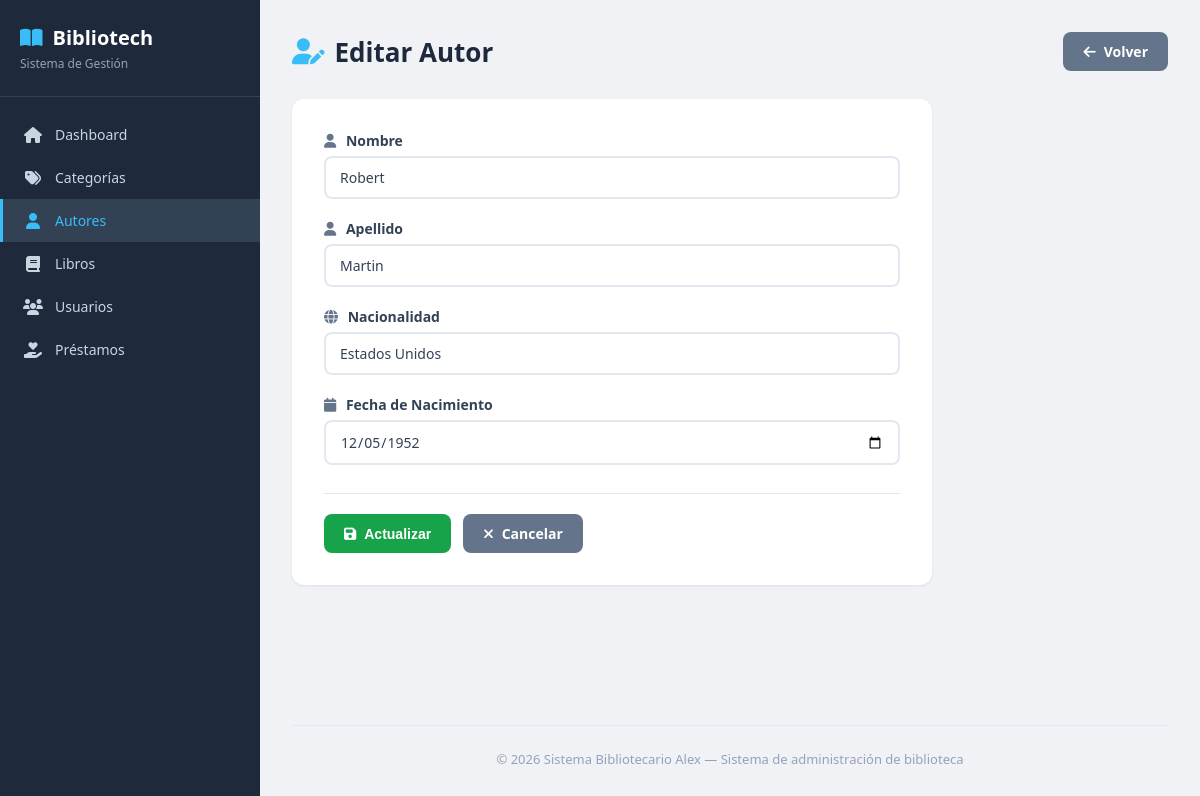
/autores/edit.php?id=1, run on the app's committed database.
### tables this page shows
CREATE TABLE autores (
    id INT AUTO_INCREMENT PRIMARY KEY,
    nombre VARCHAR(100) NOT NULL,
    apellido VARCHAR(100) NOT NULL,
    nacionalidad VARCHAR(100),
    fecha_nacimiento DATE
);

### autores/edit.php (the view, shortened to what this page needs)
<?php
    require_once "../config/connection.php";
    $id = intval($_GET["id"] ?? 0);
    if ($id > 0) {
        $stmt = $conn->prepare("SELECT id, nombre, apellido, nacionalidad, fecha_nacimiento FROM autores WHERE id = ?");
        $stmt->bind_param("i", $id);
        $stmt->execute();
        $resultado = $stmt->get_result();
        $autor = $resultado->fetch_assoc();
    } else {
        header("Location: index.php?error=" . urlencode("ID inválido"));
        exit;
    }
?>
<?php include_once "../includes/header.php"; ?>
<div class="page-header">
    <h1><i class="fas fa-user-edit"></i> Editar Autor</h1>
    <a href="index.php" class="btn btn-secondary">
        <i class="fas fa-arrow-left"></i> Volver
    </a>
</div>
<div class="card">
    <form action="update.php" method="POST">
        <div class="form-group">
            <label><i class="fas fa-user"></i> Nombre</label>
            <input type="text" name="nombre" value="<?= htmlspecialchars($autor["nombre"] ?? "") ?>" required>
        </div>
        <div class="form-group">
            <label><i class="fas fa-user"></i> Apellido</label>
            <input type="text" name="apellido" value="<?= htmlspecialchars($autor["apellido"] ?? "") ?>" required>
        </div>
        <div class="form-group">
            <label><i class="fas fa-globe"></i> Nacionalidad</label>
            <input type="text" name="nacionalidad" value="<?= htmlspecialchars($autor["nacionalidad"] ?? "") ?>">
        </div>
        <div class="form-group">
            <label><i class="fas fa-calendar"></i> Fecha de Nacimiento</label>
            <input type="date" name="fecha_nacimiento" value="<?= $autor["fecha_nacimiento"] ?? "" ?>">
        </div>
        <div class="form-actions">
            <button type="submit" class="btn btn-success">
                <i class="fas fa-save"></i> Actualizar
            </button>
            <a href="index.php" class="btn btn-secondary">
                <i class="fas fa-times"></i> Cancelar
            </a>
        </div>
    </form>
</div>
<?php include_once "../includes/footer.php"; ?>

### assets/css/style.css (style rules this page uses)
* { margin: 0; padding: 0; box-sizing: border-box; }
body { font-family: 'Segoe UI', Tahoma, Geneva, Verdana, sans-serif; background: #f0f2f5; color: #333; display: flex; min-height: 100vh; }
.page-header { display: flex; justify-content: space-between; align-items: center; margin-bottom: 28px; }
.page-header h1 { font-size: 26px; font-weight: 700; color: #1e293b; display: flex; align-items: center; gap: 10px; }
.page-header h1 i { color: #38bdf8; }
.btn { display: inline-flex; align-items: center; gap: 8px; padding: 10px 20px; border: none; border-radius: 8px; font-size: 14px; font-weight: 600; cursor: pointer; text-decoration: none; transition: all 0.2s; }
.btn-success { background: #2563eb; color: #fff; }
.btn-success { background: #16a34a; color: #fff; }
.btn-secondary { background: #64748b; color: #fff; }
.card { background: #fff; border-radius: 12px; box-shadow: 0 1px 3px rgba(0, 0, 0, 0.08); padding: 32px; max-width: 640px; }
.form-group { margin-bottom: 20px; }
.form-group label { display: block; font-size: 14px; font-weight: 600; color: #334155; margin-bottom: 6px; }
.form-group label i { margin-right: 6px; color: #64748b; }
.form-group input, .form-group textarea { width: 100%; padding: 10px 14px; border: 2px solid #e2e8f0; border-radius: 8px; font-size: 14px; color: #334155; transition: border-color 0.2s; font-family: inherit; }
.form-actions { display: flex; gap: 12px; margin-top: 28px; padding-top: 20px; border-top: 1px solid #e2e8f0; }

### data on the page
autores: nombre "Robert", apellido "Martin", nacionalidad "Estados Unidos", fecha_nacimiento "12/05/1952"
